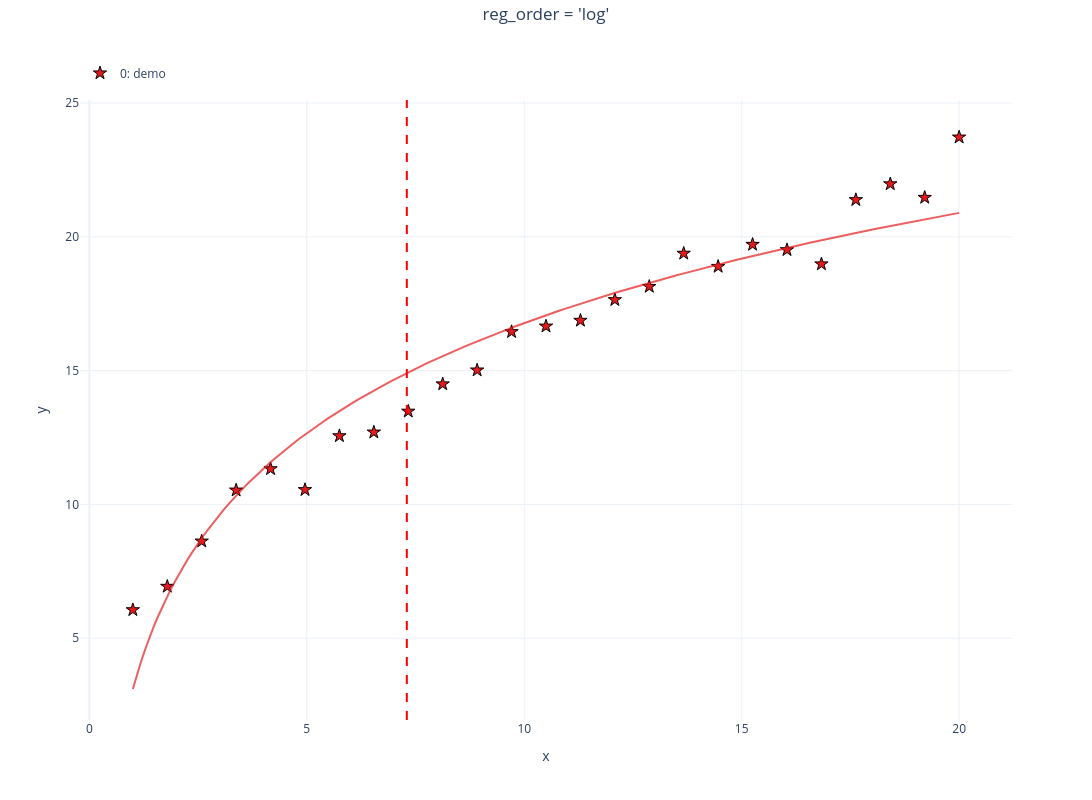

Notebook source saved alongside this figure:
### Markdown cell above
## `log` — logarithmic fit  (`y = a·ln(x) + b`)

### Code cell
demo('log')

### Figure 1 — Plotly figure (JSON) as saved in the notebook; plotly's stock layout.template omitted (floating-point values rounded to 4 significant figures; data arrays with more than 128 entries replaced by an {"elided": "..."} marker saying what was removed)
{"data": [{"customdata": [[1.0, 6.058], [1.792, 6.933], [2.583, 8.624], [3.375, 10.53], [4.167, 11.33], [4.958, 10.55], [5.75, 12.56], [6.542, 12.7], [7.333, 13.48], [8.125, 14.5], [8.917, 15.02], [9.708, 16.45], [10.5, 16.66], [11.29, 16.87], [12.08, 17.65], [12.88, 18.14], [13.67, 19.38], [14.46, 18.89], [15.25, 19.71], [16.04, 19.51], [16.83, 18.98], [17.62, 21.38], [18.42, 21.98], [19.21, 21.47], [20.0, 23.72]], "hovertemplate": "<b><u>Set: 0</u></b><br><b>demo</b><br>x: %{customdata[0]:.2f}<br>y: %{customdata[1]:.2f}<extra></extra>", "legendgroup": "group_0", "line": {"color": "#E41A1C", "width": 2}, "marker": {"color": "#E41A1C", "line": {"color": "black", "width": 1}, "opacity": 1, "size": 10, "symbol": "star"}, "mode": "markers+markers", "name": "0: demo", "showlegend": true, "type": "scatter", "x": [1.0, 1.792, 2.583, 3.375, 4.167, 4.958, 5.75, 6.542, 7.333, 8.125, 8.917, 9.708, 10.5, 11.29, 12.08, 12.88, 13.67, 14.46, 15.25, 16.04, 16.83, 17.62, 18.42, 19.21, 20.0], "xaxis": "x", "y": [6.058, 6.933, 8.624, 10.53, 11.33, 10.55, 12.56, 12.7, 13.48, 14.5, 15.02, 16.45, 16.66, 16.87, 17.65, 18.14, 19.38, 18.89, 19.71, 19.51, 18.98, 21.38, 21.98, 21.47, 23.72], "yaxis": "y"}, {"hoverinfo": "skip", "legendgroup": "group_0", "line": {"color": "#E41A1C", "width": 2}, "mode": "lines", "name": "0: demo Fit (Log)", "opacity": 0.7, "showlegend": false, "type": "scatter", "x": {"elided": "200 float values"}, "xaxis": "x", "y": {"elided": "200 float values"}, "yaxis": "y"}], "layout": {"height": 800, "legend": {"orientation": "h", "x": 0, "xanchor": "left", "y": 1.02, "yanchor": "bottom"}, "margin": {"r": 80, "t": 100}, "shapes": [{"line": {"color": "red", "dash": "dash"}, "type": "line", "x0": 7.3, "x1": 7.3, "xref": "x", "y0": 0, "y1": 1, "yref": "y domain"}], "showlegend": true, "title": {"text": "reg_order = 'log'", "x": 0.5, "xanchor": "center", "y": 0.99, "yanchor": "top", "yref": "container"}, "width": 1200, "xaxis": {"anchor": "y", "domain": [0, 1], "title": {"standoff": 15, "text": "x"}}, "yaxis": {"anchor": "x", "domain": [0, 1], "title": {"standoff": 15, "text": "y"}}}}
